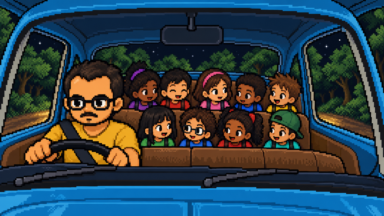
#> input picture scratch/cabin_preview.png, 384 x 216 px, found by its file name
$ python update_cabin.py
#> lines starting #> are read from the running program, lines starting #| are printed output that depends on the picture
from PIL import Image, ImageDraw

def update_cabin():
    base = Image.open('scratch/cabin_preview.png').convert('RGBA')
    draw = ImageDraw.Draw(base)
    pix = base.load()

    # Helpers
    def rect(x, y, w, h, col):
        for yy in range(y, y + h):
            for xx in range(x, x + w):
                if 0 <= xx < 384 and 0 <= yy < 216:
                    pix[xx, yy] = col

    # 1. Ana Tavares (x=138, y=88): alta, morena, cabelo cacheado longo volumoso
    skin_tav = (175, 115, 78, 255)
    hair_tav = (32, 22, 18, 255)
    hair_tav_hi = (75, 48, 35, 255)
    # Hair volume around head
    for y in range(65, 100):
        for x in range(125, 155):
            dist = ((x - 140)**2 + (y - 80)**2)
            if dist < 170:
                pix[x, y] = hair_tav if (x+y)%3!=0 else hair_tav_hi
    # Face
    for y in range(74, 94):
        for x in range(133, 147):
            if ((x - 140)**2 / 45 + (y - 84)**2 / 70) < 1.0:
                pix[x, y] = skin_tav
    # Eyes & smile
    pix[136, 83] = (15, 12, 20, 255); pix[137, 83] = (240, 240, 240, 255)
    pix[142, 83] = (15, 12, 20, 255); pix[143, 83] = (240, 240, 240, 255)
    pix[139, 88] = (180, 80, 70, 255); pix[140, 88] = (180, 80, 70, 255)
    # Golden earring
    pix[132, 87] = (250, 210, 50, 255)

    # 2. Fabio (x=175, y=88): cabelo dividido ao meio e de oculos
    skin_fab = (235, 185, 145, 255)
    hair_fab = (58, 38, 24, 255)
    hair_fab_hi = (115, 75, 48, 255)
    # Hair with center parting at x=175
    for y in range(68, 88):
        for x in range(165, 186):
            if ((x - 175)**2 / 95 + (y - 78)**2 / 60) < 1.0:
                pix[x, y] = hair_fab if (x+y)%2==0 else hair_fab_hi
    # Center parting line
    for y in range(71, 76):
        pix[175, y] = (15, 12, 20, 255)
    # Face
    for y in range(76, 94):
        for x in range(168, 183):
            if ((x - 175)**2 / 45 + (y - 85)**2 / 60) < 1.0:
                pix[x, y] = skin_fab
    # Glasses
    g_col = (25, 25, 30, 255)
    g_lens = (210, 235, 255, 255)
    rect(169, 81, 5, 4, g_col)
    rect(170, 82, 3, 2, g_lens)
    rect(176, 81, 5, 4, g_col)
    rect(177, 82, 3, 2, g_lens)
    pix[174, 82] = g_col; pix[175, 82] = g_col # bridge
    pix[175, 89] = (180, 90, 80, 255)

    # 3. Anna Sabia (x=216, y=88): cabelo cacheado e roupa larga
    skin_sab = (230, 175, 135, 255)
    hair_sab = (45, 30, 22, 255)
    hair_sab_hi = (95, 62, 45, 255)
    for y in range(66, 98):
        for x in range(203, 229):
            if ((x - 216)**2 / 120 + (y - 82)**2 / 110) < 1.0:
                pix[x, y] = hair_sab if (x*2+y)%3!=0 else hair_sab_hi
    for y in range(76, 93):
        for x in range(210, 223):
            if ((x - 216)**2 / 40 + (y - 84)**2 / 60) < 1.0:
                pix[x, y] = skin_sab
    pix[213, 83] = (15, 12, 20, 255); pix[214, 83] = (240, 240, 240, 255)
    pix[219, 83] = (15, 12, 20, 255); pix[220, 83] = (240, 240, 240, 255)
    pix[216, 88] = (195, 95, 85, 255)
    # Oversized collar (roupa larga)
    rect(208, 93, 17, 8, (190, 85, 125, 255))
    rect(206, 97, 21, 6, (170, 75, 110, 255))

    # 4. Marcos (x=252, y=88): moreno de cabelo cacheado com burst fade
    skin_mar = (118, 75, 48, 255)
    hair_mar = (18, 16, 18, 255)
    hair_mar_hi = (45, 38, 42, 255)
    fade = (75, 50, 36, 255)
    # Top curly volume
    for y in range(68, 80):
        for x in range(244, 261):
            if ((x - 252)**2 / 65 + (y - 74)**2 / 40) < 1.0:
                pix[x, y] = hair_mar if (x+y)%2==0 else hair_mar_hi
    # Burst fade sides
    for y in range(77, 86):
        pix[243, y] = fade; pix[244, y] = fade
        pix[260, y] = fade; pix[261, y] = fade
    for y in range(78, 94):
        for x in range(245, 260):
            if ((x - 252)**2 / 45 + (y - 86)**2 / 60) < 1.0:
                pix[x, y] = skin_mar
    pix[248, 83] = (15, 12, 20, 255); pix[249, 83] = (240, 240, 240, 255)
    pix[255, 83] = (15, 12, 20, 255); pix[256, 83] = (240, 240, 240, 255)
    pix[252, 88] = (140, 65, 55, 255)

    # 5. Luis Martins (x=286, y=88): cabelo liso pro lado e alto e branco
    skin_mar_l = (245, 218, 198, 255)
    hair_mar_l = (48, 35, 28, 255)
    hair_mar_l_hi = (98, 70, 52, 255)
    # Side-swept sleek hair
    for y in range(67, 84):
        for x in range(277, 296):
            if ((x - 286)**2 / 70 + (y - 76)**2 / 50) < 1.0:
                pix[x, y] = hair_mar_l if (x*2+y)%3!=0 else hair_mar_l_hi
    # Fringe flowing to the left
    for y in range(74, 81):
        for x in range(276, 284):
            pix[x, y] = hair_mar_l_hi if y%2==0 else hair_mar_l
    for y in range(77, 94):
        for x in range(280, 293):
            if ((x - 286)**2 / 40 + (y - 86)**2 / 60) < 1.0:
                pix[x, y] = skin_mar_l
    pix[283, 83] = (15, 12, 20, 255); pix[284, 83] = (240, 240, 240, 255)
    pix[289, 83] = (15, 12, 20, 255); pix[290, 83] = (240, 240, 240, 255)
    pix[286, 88] = (200, 95, 85, 255)

    # ROW 2 (FRONT ROW OF BACK SEAT)
    # 6. Yasmin (x=152, y=120): cabelo preto com franja e branca
    skin_yas = (248, 226, 214, 255)
    hair_yas = (15, 12, 18, 255)
    hair_yas_hi = (45, 38, 50, 255)
    # Long straight black hair
    for y in range(100, 140):
        for x in range(141, 164):
            if ((x - 152)**2 / 90 + (y - 116)**2 / 120) < 1.0:
                pix[x, y] = hair_yas if (x+y)%3!=0 else hair_yas_hi
    for y in range(112, 134):
        for x in range(145, 159):
            if ((x - 152)**2 / 45 + (y - 123)**2 / 80) < 1.0:
                pix[x, y] = skin_yas
    # Straight bangs across forehead
    rect(145, 111, 15, 4, hair_yas)
    for x in range(147, 158): pix[x, 110] = hair_yas_hi
    pix[148, 118] = (15, 12, 20, 255); pix[149, 118] = (240, 240, 240, 255)
    pix[155, 118] = (15, 12, 20, 255); pix[156, 118] = (240, 240, 240, 255)
    pix[152, 125] = (210, 85, 95, 255)

    # 7. Pedro (x=195, y=120): cabeludo cacheado e de oculos
    skin_ped = (230, 180, 140, 255)
    hair_ped = (50, 32, 20, 255)
    hair_ped_hi = (105, 65, 40, 255)
    # Big curly mane
    for y in range(98, 140):
        for x in range(181, 210):
            if ((x - 195)**2 / 140 + (y - 115)**2 / 130) < 1.0:
                pix[x, y] = hair_ped if (x*3+y)%4!=0 else hair_ped_hi
    for y in range(112, 133):
        for x in range(188, 203):
            if ((x - 195)**2 / 48 + (y - 122)**2 / 75) < 1.0:
                pix[x, y] = skin_ped
    # Glasses
    rect(189, 117, 6, 5, g_col)
    rect(190, 118, 4, 3, g_lens)
    rect(197, 117, 6, 5, g_col)
    rect(198, 118, 4, 3, g_lens)
    pix[195, 118] = g_col; pix[196, 118] = g_col
    pix[195, 126] = (190, 90, 75, 255)

    # 8. Matias (x=238, y=120): cabelo cacheado e faixa azul
    skin_mat = (205, 148, 105, 255)
    hair_mat = (32, 26, 26, 255)
    hair_mat_hi = (75, 60, 52, 255)
    # Curly volume
    for y in range(100, 130):
        for x in range(226, 250):
            if ((x - 238)**2 / 95 + (y - 112)**2 / 70) < 1.0:
                pix[x, y] = hair_mat if (x+y)%2==0 else hair_mat_hi
    # Blue headband (faixa azul)
    b_blue = (25, 95, 235, 255)
    b_light = (90, 160, 255, 255)
    rect(228, 110, 20, 3, b_blue)
    pix[233, 111] = b_light; pix[241, 111] = b_light
    pix[226, 111] = b_blue; pix[225, 112] = b_light # knot
    for y in range(113, 134):
        for x in range(231, 245):
            if ((x - 238)**2 / 45 + (y - 123)**2 / 75) < 1.0:
                pix[x, y] = skin_mat
    pix[234, 118] = (15, 12, 20, 255); pix[235, 118] = (240, 240, 240, 255)
    pix[241, 118] = (15, 12, 20, 255); pix[242, 118] = (240, 240, 240, 255)
    pix[238, 125] = (175, 80, 65, 255)

    # 9. Luis Messias (x=278, y=120): buzzcut e barba
    skin_mes = (210, 148, 108, 255)
    hair_mes = (30, 22, 18, 255)
    hair_mes_hi = (65, 48, 40, 255)
    beard_mes = (25, 18, 15, 255)
    # Buzzcut (close-cropped)
    for y in range(104, 118):
        for x in range(268, 288):
            if ((x - 278)**2 / 75 + (y - 110)**2 / 45) < 1.0:
                pix[x, y] = hair_mes if (x+y)%2==0 else hair_mes_hi
    for y in range(112, 133):
        for x in range(271, 285):
            if ((x - 278)**2 / 45 + (y - 122)**2 / 70) < 1.0:
                pix[x, y] = skin_mes
    # Beard & goatee
    rect(273, 124, 11, 2, beard_mes) # mustache
    rect(272, 125, 13, 8, beard_mes) # full beard / goatee
    pix[275, 127] = skin_mes; pix[281, 127] = skin_mes
    pix[275, 118] = (15, 12, 20, 255); pix[276, 118] = (240, 240, 240, 255)
    pix[281, 118] = (15, 12, 20, 255); pix[282, 118] = (240, 240, 240, 255)

    base.save('scratch/cabin_updated_preview.png')
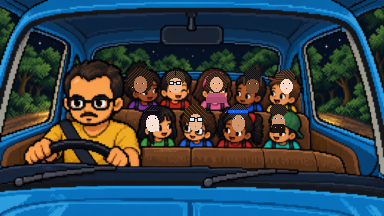
#> saved as cabin_updated_preview.png: PIL image 384x216 RGBA; mean R, G, B, A 48.8, 66.1, 75.2, 255
    # Also scale up to match original 1672x941 high-res file
    scaled = base.resize((1672, 941), Image.Resampling.NEAREST)
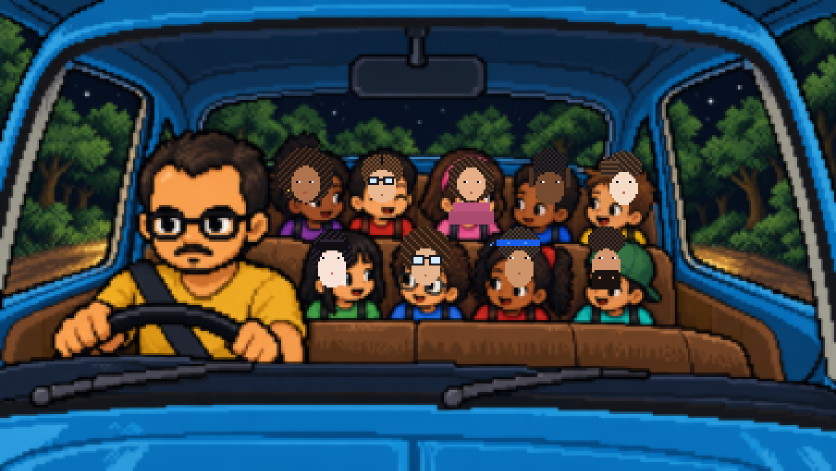
#> scaled: PIL image 1672x941 RGBA (shown at 1/2 size); mean R, G, B, A 48.8, 66.1, 75.2, 255
    scaled.save('Assets/Resources/Varginha/TravelPixel/CabinStudents.png')
    print('Cabin updated and saved!')

if __name__ == '__main__':
    update_cabin()
